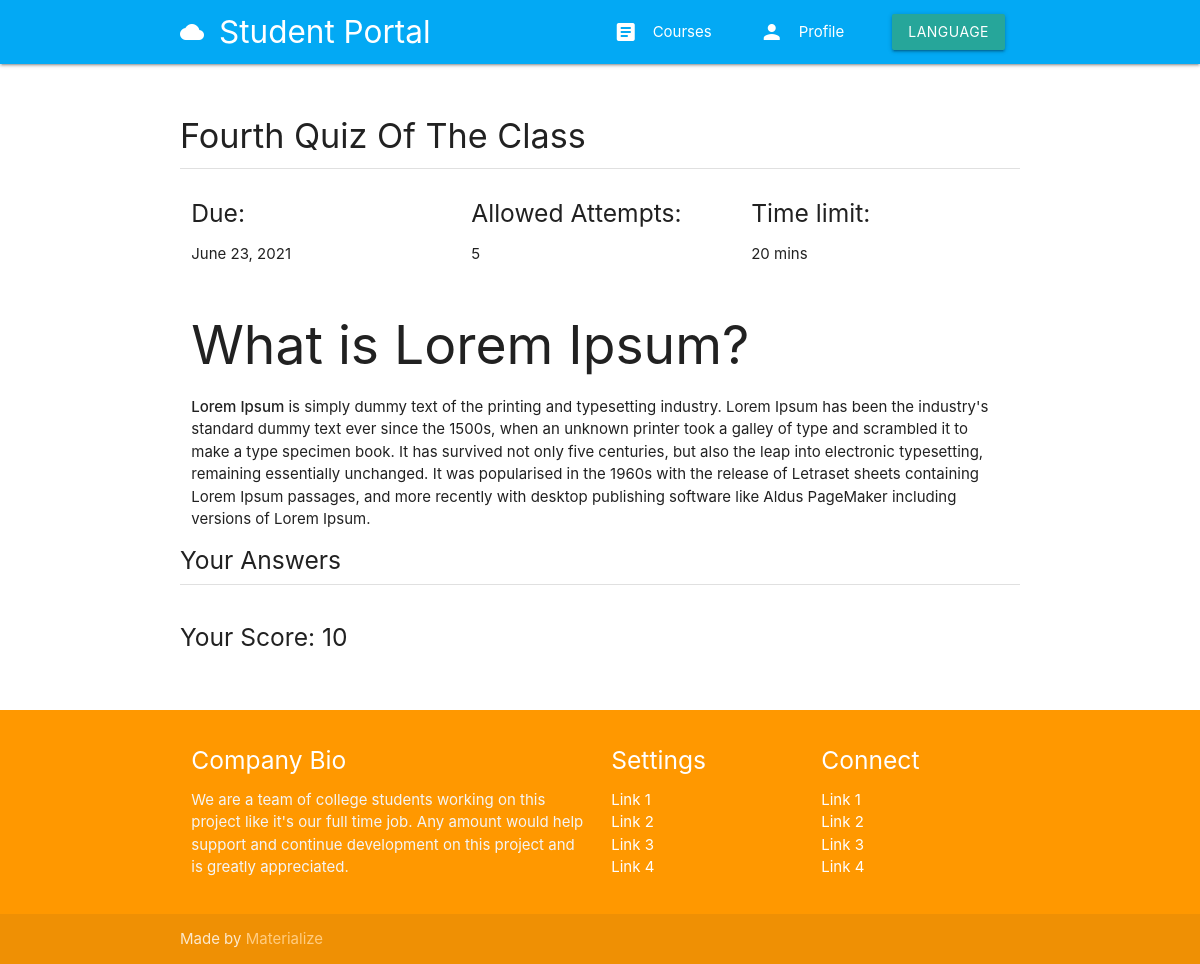
Page /courses/chemistry-101/quiz/5/attempt/3/results/ (signed in) on the committed database.
### quiz/models.py (models this page shows, shortened)
class Quiz(BaseTimestamp):
    teacher = models.ForeignKey(User, related_name='quizzes', on_delete=models.CASCADE)
    module = models.ForeignKey(Module, related_name='quizzes', on_delete=models.CASCADE)
    title = models.CharField(max_length=200)
    description = RichTextField()
    due = models.DateField()
    allowed_attempts = models.PositiveIntegerField()
    time_limit_mins = models.PositiveIntegerField()
    class Meta:
        verbose_name_plural = 'Quizzes'

class Attempt(BaseTimestamp):
    student = models.ForeignKey(User, related_name='attempters', on_delete=models.CASCADE)
    quiz = models.ForeignKey(Quiz, related_name='attempters', on_delete=models.CASCADE)
    score = models.PositiveIntegerField()
    question = models.ManyToManyField(QuizQuestion, related_name='attempts')
    answer = models.ManyToManyField(QuizAnswer, related_name='attempts')

### quiz/views.py (the view)
# urls.py: path('courses/<slug:course_slug>/quiz/<int:quiz_id>/attempt/<int:attempt_id>/results/', attempt_detail, name='attempt-detail'),
@login_required
def attempt_detail(request, course_slug, quiz_id, attempt_id):
    course = get_object_or_404(Course, slug=course_slug)
    quiz = get_object_or_404(Quiz, pk=quiz_id)
    attempt = get_object_or_404(Attempt, id=attempt_id)
    context = {'quiz':quiz, 'attempt':attempt}
    return render(request, 'quiz/attempt_detail.html', context)

### templates/quiz/attempt_detail.html (shortened to what this page needs)
{% extends 'base.html' %}
{% load static %}
{% block content %}
{% include 'navigation.html' %}
<div class="container">
    <div class="section">
        <div class="section">
            <h4>{{ quiz.title|title }}</h4>
            <div class="divider"></div>
        </div>
        <div class="row">
            <div class="col s4">
                <h5>Due:</h5>
                <p>{{ quiz.due }}</p>
            </div>
            <div class="col s4">
                <h5>Allowed Attempts:</h5>
                <p>{{ quiz.allowed_attempts }}</p>
            </div>
            <div class="col s4">
                <h5>Time limit:</h5>
                <p>{{ quiz.time_limit_mins }} mins</p>
            </div>
            <div class="col s12">
                {{ quiz.description | safe }}
            </div>
            <div class="col s12">
                <form class="col s12">
                </form>
            </div>
            <div class="section">
                <br>
                <h5>Your Answers</h5>
                <div class="divider"></div>
                <br>
                <h5>Your Score: {{ attempt.score }}</h5>
            </div>
        </div>
    </div>
</div>
{% include 'footer.html' %}
{% endblock content %}

### rows in the picture
Quiz: title "Fourth Quiz Of The Class", due "June 23, 2021", allowed_attempts "5", time_limit_mins "20", description "What is Lorem Ipsum? Lorem Ipsum is simply dummy text of the printing and typesetting industry. Lorem Ipsum has been the industry's standard dummy text ever since the 1500s, when an unknown printer took a galley of type and scrambled it to make a type specimen book. It has survived not only five centuries, but also the leap into electronic typesetting, remaining essentially unchanged. It was popularised in the 1960s with the release of Letraset sheets containing Lorem Ipsum passages, and more recently with desktop publishing software like Aldus PageMaker including versions of Lorem Ipsum."
Attempt: score "10"
